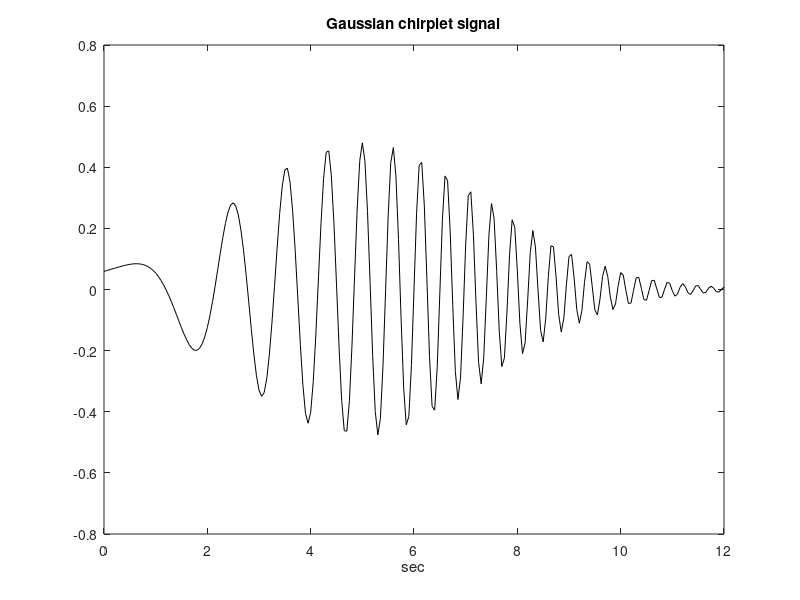

Reproduce this figure in MATLAB.
% Gaussian chirplet
t0=5; w0=10; d=6; c=2; %chirplet parameters
t=0:0.05:12; %times vector
g=exp(-(0.5/d)*((t-t0).^2));
v=exp(-j*(w0+((0.5*c)*(t-t0))).*(t-t0));
h=(1/((pi*d)^0.25))*g.*v;

plot(t,real(h),'k');
title('Gaussian chirplet signal'); xlabel('sec');
